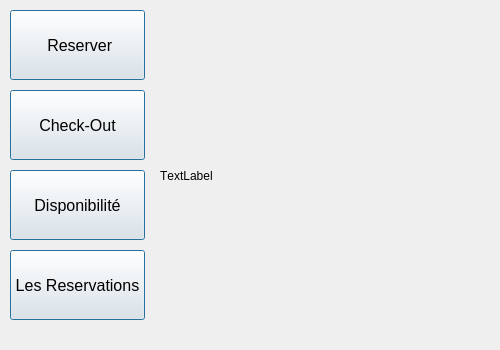
<?xml version="1.0" encoding="UTF-8"?>
<ui version="4.0">
 <class>MainWindow</class>
 <widget class="QMainWindow" name="MainWindow">
  <property name="geometry">
   <rect>
    <x>0</x>
    <y>0</y>
    <width>500</width>
    <height>350</height>
   </rect>
  </property>
  <property name="font">
   <font>
    <kerning>false</kerning>
   </font>
  </property>
  <property name="windowTitle">
   <string>Hotel Management 1.0</string>
  </property>
  <widget class="QWidget" name="centralWidget">
   <widget class="QLabel" name="imgLabel">
    <property name="geometry">
     <rect>
      <x>160</x>
      <y>0</y>
      <width>340</width>
      <height>351</height>
     </rect>
    </property>
    <property name="text">
     <string>TextLabel</string>
    </property>
   </widget>
   <widget class="QPushButton" name="btnRoomBooking">
    <property name="geometry">
     <rect>
      <x>10</x>
      <y>10</y>
      <width>135</width>
      <height>70</height>
     </rect>
    </property>
    <property name="font">
     <font>
      <pointsize>12</pointsize>
      <kerning>false</kerning>
     </font>
    </property>
    <property name="text">
     <string> Reserver</string>
    </property>
    <property name="autoDefault">
     <bool>true</bool>
    </property>
    <property name="default">
     <bool>true</bool>
    </property>
    <property name="flat">
     <bool>false</bool>
    </property>
   </widget>
   <widget class="QPushButton" name="btnRoomCheckout">
    <property name="geometry">
     <rect>
      <x>10</x>
      <y>90</y>
      <width>135</width>
      <height>70</height>
     </rect>
    </property>
    <property name="font">
     <font>
      <pointsize>12</pointsize>
      <kerning>false</kerning>
     </font>
    </property>
    <property name="text">
     <string>Check-Out</string>
    </property>
    <property name="default">
     <bool>true</bool>
    </property>
    <property name="flat">
     <bool>false</bool>
    </property>
   </widget>
   <widget class="QPushButton" name="btnCheckAvailability">
    <property name="geometry">
     <rect>
      <x>10</x>
      <y>170</y>
      <width>135</width>
      <height>70</height>
     </rect>
    </property>
    <property name="font">
     <font>
      <pointsize>12</pointsize>
      <kerning>false</kerning>
     </font>
    </property>
    <property name="text">
     <string>Disponibilité</string>
    </property>
    <property name="autoDefault">
     <bool>true</bool>
    </property>
    <property name="default">
     <bool>true</bool>
    </property>
    <property name="flat">
     <bool>false</bool>
    </property>
   </widget>
   <widget class="QPushButton" name="bntTransaction">
    <property name="geometry">
     <rect>
      <x>10</x>
      <y>250</y>
      <width>135</width>
      <height>70</height>
     </rect>
    </property>
    <property name="font">
     <font>
      <pointsize>12</pointsize>
      <kerning>false</kerning>
     </font>
    </property>
    <property name="text">
     <string>Les Reservations</string>
    </property>
    <property name="autoDefault">
     <bool>true</bool>
    </property>
    <property name="default">
     <bool>true</bool>
    </property>
    <property name="flat">
     <bool>false</bool>
    </property>
   </widget>
  </widget>
 </widget>
 <layoutdefault spacing="6" margin="11"/>
 <resources/>
 <connections/>
</ui>
